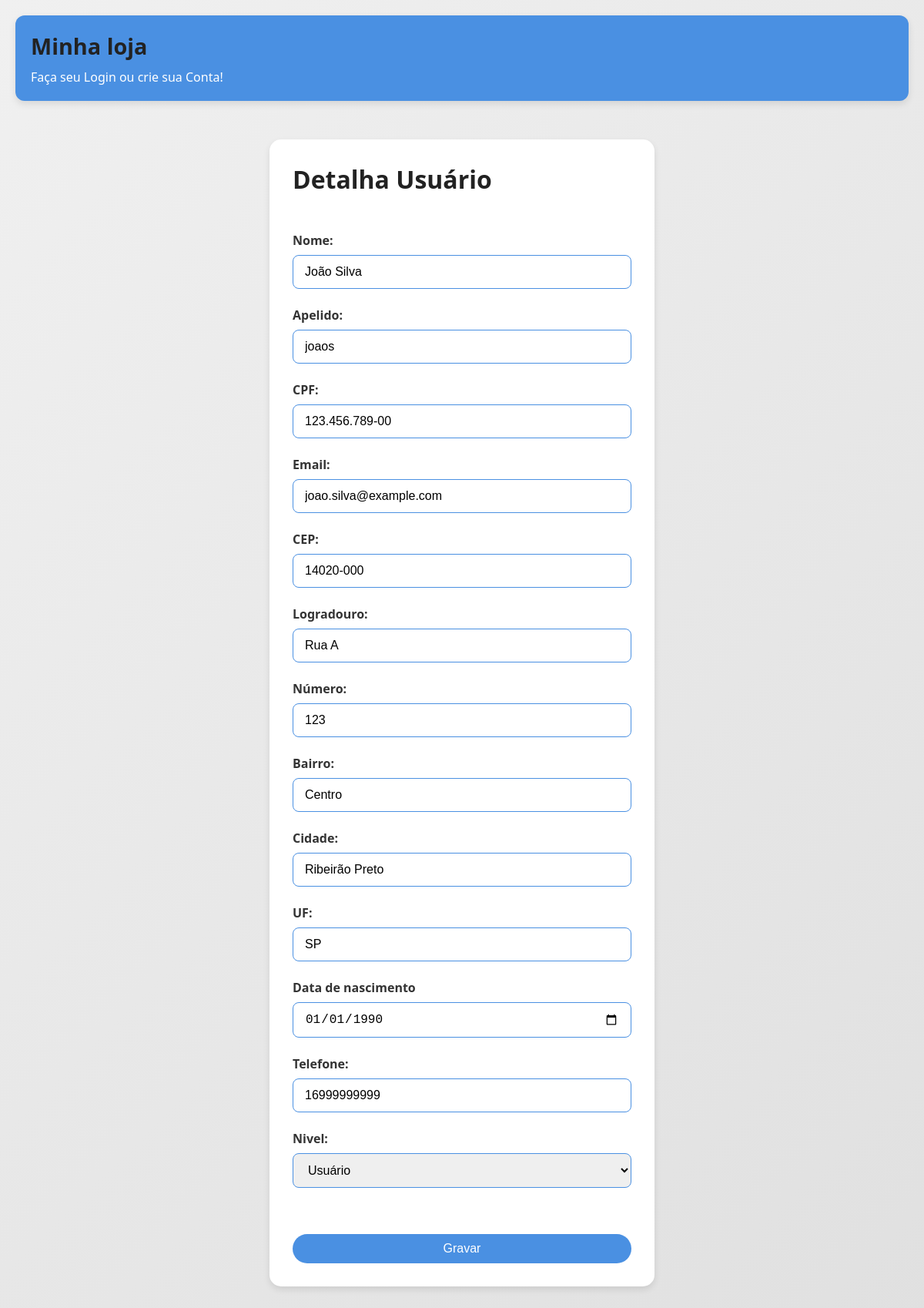
Screenshot of /editausuario.php?id=1 with the database file from the repository.
### tables this page shows
CREATE TABLE `tb_usuarios` (
  `id_usuario` int(11) NOT NULL,
  `nome_usuario` varchar(50) DEFAULT NULL,
  `apelido_usuario` varchar(15) DEFAULT NULL,
  `cpf_usuario` varchar(14) DEFAULT NULL,
  `email_usuario` varchar(50) DEFAULT NULL,
  `cep_usuario` varchar(9) DEFAULT NULL,
  `rua_usuario` varchar(50) DEFAULT NULL,
  `numero_rua_usuario` varchar(5) DEFAULT NULL,
  `bairro_usuario` varchar(30) DEFAULT NULL,
  `cidade_usuario` varchar(30) DEFAULT NULL,
  `uf_usuario` varchar(2) DEFAULT NULL,
  `nascimento_usuario` date DEFAULT NULL,
  `senha_usuario` varchar(32) DEFAULT NULL,
  `tempero_usuario` varchar(32) DEFAULT NULL,
  `telefone_usuario` varchar(11) DEFAULT NULL,
  `recupera_usuario` varchar(8) DEFAULT NULL,
  `nivel_usuario` int(11) DEFAULT NULL,
  `dt_criacao_usuario` datetime DEFAULT current_timestamp()
);

### editausuario.php (the view, shortened to what this page needs)
<?php
include('cabecalho.php');
include('conndb.php');
$id = $_GET['id'];
$sql = "SELECT * FROM tb_usuarios WHERE id_usuario = $id";
$result = mysqli_query($link, $sql);
$tbl = mysqli_fetch_array($result);
?>
<!DOCTYPE html>
<html lang="pt-BR">
<head>
    <link rel="stylesheet" href="estilo.css">
</head>
<body>
    <div class="container">
        <h1>Detalha Usuário</h1>
        <br>
        <form action="editausuario.php" method="post">
            <fieldset>
                <label for="nome">Nome:</label>
                <input type="text" value="<?=$tbl[1]?>" name="nome">
                <br>
                <label for="apelido">Apelido:</label>
                <input type="text" value="<?=$tbl[2]?>" name="apelido">
                <br>
                <label for="cpf">CPF:</label>
                <input type="text" value="<?=$tbl[3]?>" name="cpf">
                <br>
                <label for="email">Email:</label>
                <input type="email" value="<?=$tbl[4]?>" name="email">
                <br>
                <label for="cep">CEP:</label>
                <input type="text" value="<?=$tbl[5]?>" id="cep" name="cep">
                <br>
                <label for="rua">Logradouro:</label>
                <input type="text" value="<?=$tbl[6]?>" id="rua" name="rua">
                <br>
                <label for="numero">Número:</label>
                <input type="text" value="<?=$tbl[7]?>" name="numero">
                <br>
                <label for="bairro">Bairro:</label>
                <input type="text" value="<?=$tbl[8]?>" id="bairro" name="bairro">
                <br>
                <label for="cidade">Cidade:</label>
                <input type="text" value="<?=$tbl[9]?>" id="cidade" name="cidade">
                <br>
                <label for="uf">UF:</label>
                <input type="text" value="<?=$tbl[10]?>" id="uf" name="uf">
                <br>
                <label for="dt_nascimento">Data de nascimento</label>
                <input type="date" value="<?=$tbl[11]?>" name="dt_nascimento">
                <br>
                <label for="telefone">Telefone:</label>
                <input type="text" value="<?=$tbl[14]?>" name="telefone">
                <br>
                <label for="nivel">Nivel:</label>
                <select id="nivel" name="nivel">
                    <option value="1" <?= $tbl[16]==1?"selected":"" ?>>Usuário</option>
                </select>
                <br>
                <br>
                <input type="submit" value="Gravar">
            </fieldset>
        </form>
    </div>
</body>
</html>

### estilo.css (style rules this page uses)
* { margin: 0; padding: 0; box-sizing: border-box; }
body { font-family: 'Segoe UI', Tahoma, Geneva, Verdana, sans-serif; background: linear-gradient(135deg, #f0f0f0, #e0e0e0); color: #333; padding: 20px; }
h1, h2, h3, h4, h5, h6 { color: #222; margin-bottom: 10px; }
input[type="submit"], input[type="button"], button { background-color: #4a90e2; color: white; border: none; padding: 10px 20px; margin-top: 10px; border-radius: 25px; cursor: pointer; font-size: 1rem; transition: background-color 0.3s; }
input[type="text"], input[type="email"], input[type="password"], input[type="date"], input[type="number"], textarea, select { width: 100%; padding: 12px 15px; margin: 8px 0; border: 1px solid #4a90e2; border-radius: 8px; font-size: 1rem; }

### editausuario.php (style rules this page uses)
.container { max-width: 500px; margin: 50px auto; background-color: #fff; padding: 30px; border-radius: 15px; box-shadow: 0 4px 8px rgba(0, 0, 0, 0.1); }
fieldset { border: none; }
label { display: block; margin-top: 15px; font-weight: bold; }
input[type="submit"] { display: block; width: 100%; margin-top: 30px; }

### rows the page displays
tb_usuarios: nome "João Silva", apelido "joaos", cpf "123.456.789-00", email "joao.silva@example.com", cep "14020-000", rua "Rua A", numero "123", bairro "Centro", cidade "Ribeirão Preto", uf "SP", dt_nascimento "01/01/1990", telefone "16999999999", nivel "Usuário"
